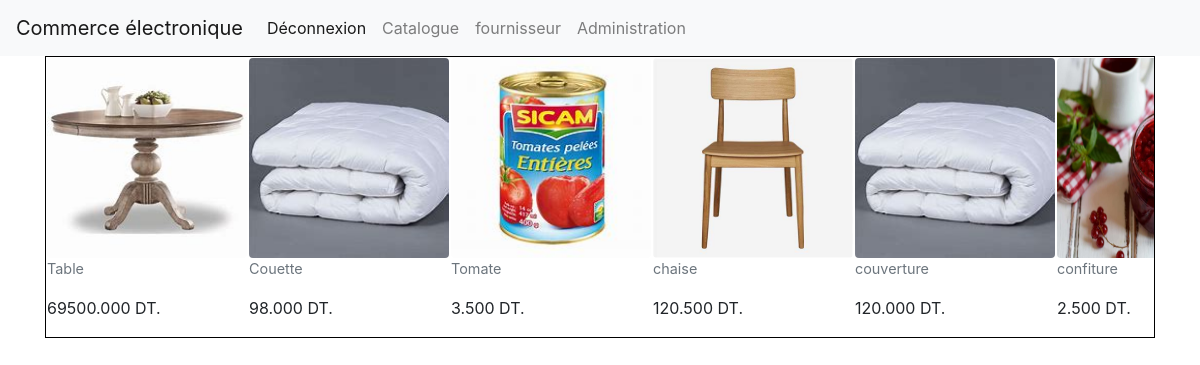
Screenshot of /mag/vitrine/ with the database file from the repository.
### magasin/models.py (models this page shows, shortened)
class Produit(models.Model):
    libelle = models.CharField(max_length=100)
    description = models.TextField(default='Non définie')
    prix = models.DecimalField(max_digits=10, decimal_places=3)
    TYPE_CHOICES = [
        ('em', 'emballé'),
        ('fr', 'Frais'),
        ('cs', 'Conserve')
    ]
    type = models.CharField(max_length=2, choices=TYPE_CHOICES, default='em')
    Img  = models.ImageField (blank=True)
    categorie = models.ForeignKey(Categorie, on_delete=models.CASCADE, null=True)
    fournisseur = models.ForeignKey(Fournisseur, on_delete=models.CASCADE, null=True)

### magasin/views.py (the view)
# urls.py: path('vitrine/', views.vit, name='vitrine'),
def vit(request):
    if request.method == "POST":
        form = ProduitForm(request.POST, request.FILES)
        if form.is_valid():
            form.save()
            return redirect('/magasin')  # Utilisation de redirect pour éviter les soumissions multiples
    else:
        form = ProduitForm()  # Créer un formulaire vide
    list = Produit.objects.all()  # Récupérer tous les produits de la base de données et les stocker dans la variable "list"
    return render(request, 'magasin/vitrine.html', {'list': list, 'form': form})

### magasin/templates/magasin/vitrine.html (shortened to what this page needs)
{% extends 'magasin/base.html' %}
{% load static %}
{% block body %}
<form method='POST' class="post-form">
    <div class="container">
        <div style="overflow:scroll; border:#000000 1px solid;">
            <table>
                <tr>
                    {% for article in list %}
                    <td>
                        {% if article.Img %}
                        <img src='/media/{{ article.Img }}' class="rounded float-start" height="200px" width="200px" alt="">
                        {% else %}
                        <p>Image non disponible</p>
                        {% endif %}
                        <figcaption class="figure-caption">{{ article.libelle }}</figcaption>
                        <p>{{ article.prix }} DT.</p>
                    </td>
                    {% endfor %}
                </tr>
            </table>
        </div>
    </div>
</form>
{% endblock %}

### magasin/static/css/base.css (style rules this page uses)
html { text-size-adjust: 100%; }

### rows the page displays
Produit: Img (picture), libelle "Table", prix "69500.000"
Produit: Img (picture), libelle "Couette", prix "98.000"
Produit: Img (picture), libelle "Tomate", prix "3.500"
Produit: Img (picture), libelle "chaise", prix "120.500"
Produit: Img (picture), libelle "couverture", prix "120.000"
Produit: Img (picture), libelle "confiture", prix "2.500"
